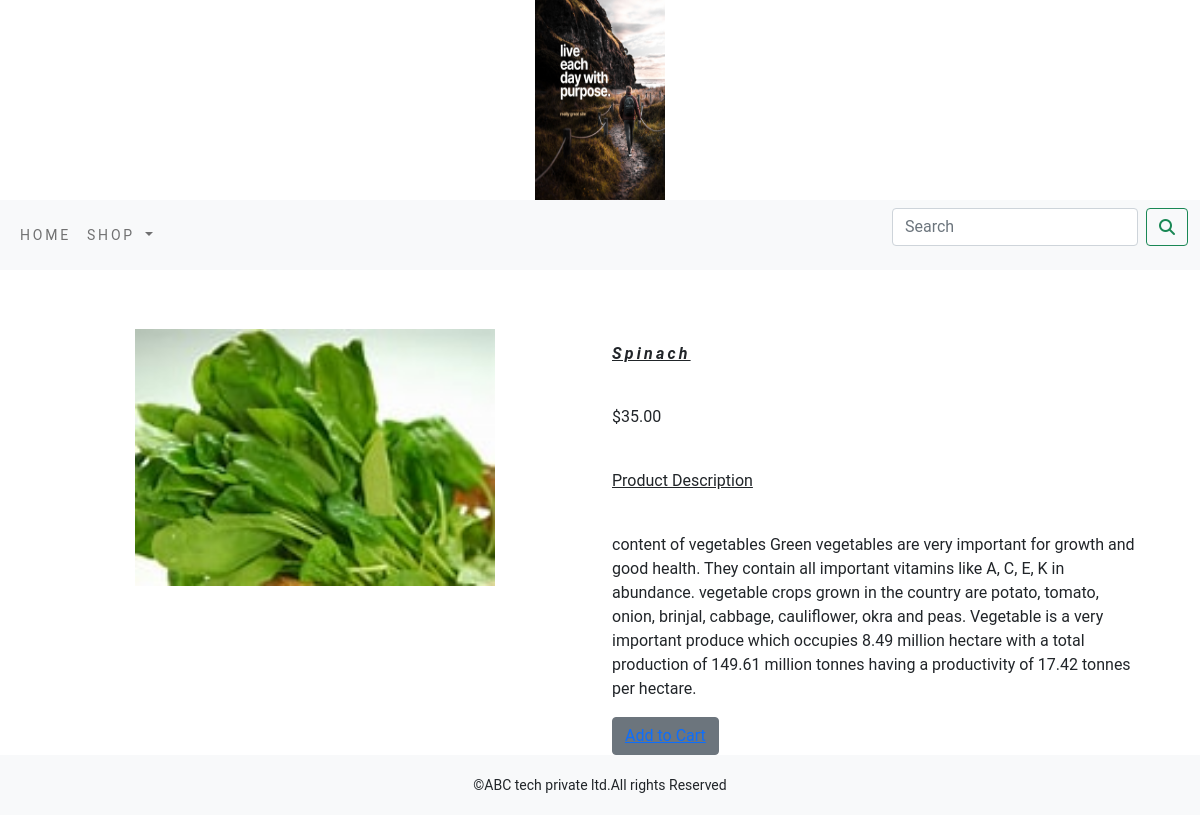
The page /vegetables/vegetables/ on the database its author committed.
### shop/models.py (models this page shows)
class Product(models.Model):
    objects = None
    name=models.CharField(max_length=250,unique=True)
    slug=models.SlugField(max_length=250,unique=True)
    description=models.TextField(blank=True)
    price=models.DecimalField(max_digits=10,decimal_places=2)
    category=models.ForeignKey(Category,on_delete=models.CASCADE)
    image = models.ImageField(upload_to='product', blank=True)
    stock=models.IntegerField()
    available=models.BooleanField(default=True)
    created=models.DateTimeField(auto_now_add=True)
    updated=models.DateTimeField(auto_now=True)
    def get_url(self):
        return reverse('shop:prodCatDetail', args=[self.category.slug,self.slug])

### shop/views.py (the view)
# urls.py: path('<slug:c_slug>/<slug:product_slug>/', views.proDetail, name='prodCatDetail')
def proDetail (request,c_slug,product_slug):
    try:
        product = Product.objects.get(category__slug=c_slug,slug=product_slug)
    except Exception as e:
        raise e
    return render(request,'product.html',{'product': product})

### cart/context_processors.py (called while the page is built)
def counter(request):
    item_count=0
    if 'admin' in request.path:
        return {}
    else:
        try:
            cart=Cart.objects.filter(cart_id=_cart_id(request))
            car_items=CartItem.objects.all().filter(cart=cart[:1])
            for cart_item in car_items:
                 item_count += cart_item.quantity
        except Cart.DoesNotExist:
         item_count =0
    return dict(item_count=item_count)

### cart/views.py (called while the page is built)
def _cart_id(request):
    cart=request.session.session_key
    if not cart:
        cart=request.session.create()
    return cart

### shop/context_processors.py (called while the page is built)
def menu_links(request):
    links = Category.objects.all()
    return dict(links=links)

### templates/product.html (shortened to what this page needs)
{% extends 'base.html' %}
{% load static %}
 {% block body %}
<div class="row my_prod_row_class">
</div>
    <div class="container">
<br>
<div class="row">
    <div class="col-12 col-sm-12-col-md-12 col-lg-6 text-center">
        <div style="min-width:18rem">
            <img src="{{ product.image.url }}" alt="{{ product.name }}" width="360px;">
        </div>
    </div>
        <div class="col-12 col-sm-12 col-md-12 col-lg-6">
            <div>
            <h1 class="my_prod_title"><u><i><b>{{ product.name }}</b></i></u></h1><br>
            <p>${{ product.price }}</p><br>
            <p><u>Product Description</u></p><br>
            <p class="text-justify my_prod_text">{{ product.description }}</p>
                {% if product.stock <= 0 %}
                        <p class="text-justify my_prod_text"><b>Out of stock</b></p>
                {% else %}
                     <button class="btn btn-secondary">
                     <a  href="{% url 'cart:add_cart' product.id %}">Add to Cart</a></button>
                {% endif %}
            </div>
        </div>
</div>
</div>
{% endblock %}

### static/css/custom.css (style rules this page uses)
body { font-family:'Roboto',sans-serif; }
.my_prod_row_class { padding-top:15px; padding-bottom:20px; }
.my_prod_title { font-size:16px; text_transform:uppercase; letter-spacing:.2em; padding-top:15px; padding-bottom:10px; }
.my_prod_text { padding-right:20px; }

### rows shown on the page
Product: image (picture), name "Spinach", price "35.00", description "content of vegetables Green vegetables are very important for growth and good health. They contain all important vitamins like A, C, E, K in abundance. vegetable crops grown in the country are potato, tomato, onion, brinjal, cabbage, cauliflower, okra and peas. Vegetable is a very important produce which occupies 8.49 million hectare with a total production of 149.61 million tonnes having a productivity of 17.42 tonnes per hectare."
